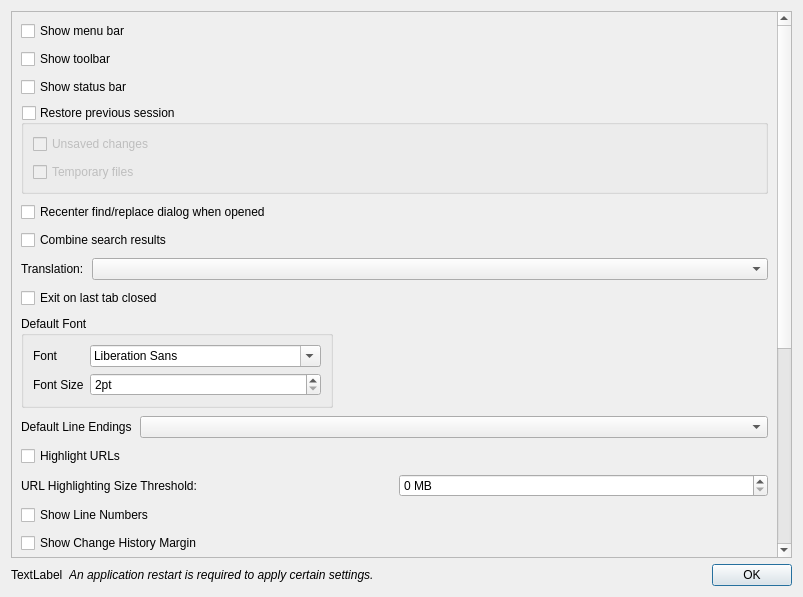
<?xml version="1.0" encoding="UTF-8"?>
<ui version="4.0">
 <class>PreferencesDialog</class>
 <widget class="QDialog" name="PreferencesDialog">
  <property name="geometry">
   <rect>
    <x>0</x>
    <y>0</y>
    <width>803</width>
    <height>597</height>
   </rect>
  </property>
  <property name="windowTitle">
   <string>Preferences</string>
  </property>
  <layout class="QVBoxLayout" name="verticalLayout">
   <item>
    <widget class="QScrollArea" name="scrollArea">
     <property name="widgetResizable">
      <bool>true</bool>
     </property>
     <widget class="QWidget" name="scrollAreaWidgetContents">
      <property name="geometry">
       <rect>
        <x>0</x>
        <y>-99</y>
        <width>769</width>
        <height>644</height>
       </rect>
      </property>
      <layout class="QVBoxLayout" name="verticalLayout_4">
       <property name="spacing">
        <number>8</number>
       </property>
       <item>
        <layout class="QVBoxLayout" name="verticalLayout_2">
         <property name="spacing">
          <number>8</number>
         </property>
         <item>
          <widget class="QCheckBox" name="checkBoxMenuBar">
           <property name="text">
            <string>Show menu bar</string>
           </property>
          </widget>
         </item>
         <item>
          <widget class="QCheckBox" name="checkBoxToolBar">
           <property name="text">
            <string>Show toolbar</string>
           </property>
          </widget>
         </item>
         <item>
          <widget class="QCheckBox" name="checkBoxStatusBar">
           <property name="text">
            <string>Show status bar</string>
           </property>
          </widget>
         </item>
         <item>
          <widget class="QGroupBox" name="gbxRestorePreviousSession">
           <property name="title">
            <string>Restore previous session</string>
           </property>
           <property name="checkable">
            <bool>true</bool>
           </property>
           <property name="checked">
            <bool>false</bool>
           </property>
           <layout class="QVBoxLayout" name="verticalLayout_3">
            <property name="spacing">
             <number>8</number>
            </property>
            <item>
             <widget class="QCheckBox" name="checkBoxUnsavedFiles">
              <property name="text">
               <string>Unsaved changes</string>
              </property>
             </widget>
            </item>
            <item>
             <widget class="QCheckBox" name="checkBoxRestoreTempFiles">
              <property name="text">
               <string>Temporary files</string>
              </property>
             </widget>
            </item>
           </layout>
          </widget>
         </item>
        </layout>
       </item>
       <item>
        <widget class="QCheckBox" name="checkBoxRecenterSearchDialog">
         <property name="text">
          <string>Recenter find/replace dialog when opened</string>
         </property>
        </widget>
       </item>
       <item>
        <widget class="QCheckBox" name="checkBoxCombineSearchResults">
         <property name="text">
          <string>Combine search results</string>
         </property>
        </widget>
       </item>
       <item>
        <layout class="QFormLayout" name="formLayout">
         <property name="labelAlignment">
          <set>Qt::AlignLeading|Qt::AlignLeft|Qt::AlignVCenter</set>
         </property>
         <property name="formAlignment">
          <set>Qt::AlignLeading|Qt::AlignLeft|Qt::AlignTop</set>
         </property>
         <item row="0" column="1">
          <widget class="QComboBox" name="comboBoxTranslation"/>
         </item>
         <item row="0" column="0">
          <widget class="QLabel" name="label">
           <property name="text">
            <string>Translation:</string>
           </property>
          </widget>
         </item>
        </layout>
       </item>
       <item>
        <widget class="QCheckBox" name="checkBoxExitOnLastTabClosed">
         <property name="text">
          <string>Exit on last tab closed</string>
         </property>
        </widget>
       </item>
       <item>
        <layout class="QHBoxLayout" name="horizontalLayout">
         <item>
          <widget class="QGroupBox" name="groupBox">
           <property name="title">
            <string>Default Font</string>
           </property>
           <layout class="QFormLayout" name="formLayout_2">
            <item row="1" column="0">
             <widget class="QLabel" name="label_2">
              <property name="text">
               <string>Font</string>
              </property>
             </widget>
            </item>
            <item row="1" column="1">
             <widget class="QFontComboBox" name="fcbDefaultFont"/>
            </item>
            <item row="3" column="0">
             <widget class="QLabel" name="label_3">
              <property name="text">
               <string>Font Size</string>
              </property>
             </widget>
            </item>
            <item row="3" column="1">
             <widget class="QSpinBox" name="spbDefaultFontSize">
              <property name="suffix">
               <string>pt</string>
              </property>
              <property name="minimum">
               <number>2</number>
              </property>
              <property name="maximum">
               <number>48</number>
              </property>
             </widget>
            </item>
           </layout>
          </widget>
         </item>
         <item>
          <spacer name="horizontalSpacer">
           <property name="orientation">
            <enum>Qt::Horizontal</enum>
           </property>
           <property name="sizeHint" stdset="0">
            <size>
             <width>40</width>
             <height>20</height>
            </size>
           </property>
          </spacer>
         </item>
        </layout>
       </item>
       <item>
        <layout class="QFormLayout" name="formLayout_3">
         <item row="0" column="0">
          <widget class="QLabel" name="label_4">
           <property name="text">
            <string>Default Line Endings</string>
           </property>
          </widget>
         </item>
         <item row="0" column="1">
          <widget class="QComboBox" name="comboBoxLineEndings"/>
         </item>
        </layout>
       </item>
       <item>
        <widget class="QCheckBox" name="checkBoxHighlightURLs">
         <property name="text">
          <string>Highlight URLs</string>
         </property>
        </widget>
       </item>
       <item>
        <layout class="QHBoxLayout" name="layoutUrlThreshold">
         <item>
          <widget class="QLabel" name="labelUrlThreshold">
           <property name="text">
            <string>URL Highlighting Size Threshold:</string>
           </property>
          </widget>
         </item>
         <item>
          <widget class="QSpinBox" name="spinBoxUrlThreshold">
           <property name="minimum">
            <number>0</number>
           </property>
           <property name="maximum">
            <number>1024</number>
           </property>
           <property name="suffix">
            <string> MB</string>
           </property>
           <property name="toolTip">
            <string>Maximum document size to scan for URLs (0 = disable scanning)</string>
           </property>
          </widget>
         </item>
        </layout>
       </item>
       <item>
        <widget class="QCheckBox" name="checkBoxShowLineNumbers">
         <property name="text">
          <string>Show Line Numbers</string>
         </property>
        </widget>
       </item>
       <item>
        <widget class="QCheckBox" name="checkBoxShowChangeHistory">
         <property name="text">
          <string>Show Change History Margin</string>
         </property>
        </widget>
       </item>
       <item>
        <widget class="QCheckBox" name="checkBoxAutoCompletion">
         <property name="text">
          <string>Auto Completion</string>
         </property>
        </widget>
       </item>
       <item>
        <widget class="QCheckBox" name="checkBoxAutoCloseBrackets">
         <property name="text">
          <string>Auto-close brackets ( ) [ ] { }</string>
         </property>
        </widget>
       </item>
       <item>
        <widget class="QCheckBox" name="checkBoxAutoCloseQuotes">
         <property name="text">
          <string>Auto-close quotes \" ' `</string>
         </property>
        </widget>
       </item>
       <item>
        <widget class="QCheckBox" name="checkBoxSmartAutoIndent">
         <property name="text">
          <string>Smart Auto-Indent</string>
         </property>
        </widget>
       </item>
       <item>
        <widget class="QCheckBox" name="checkBoxColorPreviewCallTip">
         <property name="text">
          <string>Color preview via CallTip (hex / rgb / hsl)</string>
         </property>
        </widget>
       </item>
       <item>
        <widget class="QCheckBox" name="checkBoxPreserveFileTime">
         <property name="text">
          <string>Preserve file modification timestamp on save</string>
         </property>
        </widget>
       </item>
       <item>
        <widget class="QCheckBox" name="checkBoxStrictOfflineMode">
         <property name="text">
          <string>Strict Offline Mode (Air-Gap: block all outbound network requests)</string>
         </property>
        </widget>
       </item>
       <item>
        <widget class="QGroupBox" name="groupBox_2">
         <property name="title">
          <string>Default Directory</string>
         </property>
         <layout class="QVBoxLayout" name="verticalLayout_5">
          <property name="spacing">
           <number>8</number>
          </property>
          <item>
           <widget class="QRadioButton" name="radioFollowCurrentDirectory">
            <property name="text">
             <string>Follow Current Document</string>
            </property>
           </widget>
          </item>
          <item>
           <widget class="QRadioButton" name="radioLastUsedDirectory">
            <property name="text">
             <string>Last Used Directory</string>
            </property>
           </widget>
          </item>
          <item>
           <layout class="QHBoxLayout" name="horizontalLayout_2">
            <property name="spacing">
             <number>8</number>
            </property>
            <item>
             <widget class="QRadioButton" name="radioHardCoded">
              <property name="text">
               <string/>
              </property>
             </widget>
            </item>
            <item>
             <widget class="QLineEdit" name="txtHardCodedPath"/>
            </item>
            <item>
             <widget class="QToolButton" name="btnSelectHardCodedPath">
              <property name="text">
               <string>...</string>
              </property>
             </widget>
            </item>
           </layout>
          </item>
         </layout>
        </widget>
       </item>
       <item>
        <spacer name="verticalSpacer">
         <property name="orientation">
          <enum>Qt::Vertical</enum>
         </property>
         <property name="sizeHint" stdset="0">
          <size>
           <width>20</width>
           <height>40</height>
          </size>
         </property>
        </spacer>
       </item>
      </layout>
     </widget>
    </widget>
   </item>
   <item>
    <layout class="QHBoxLayout" name="layoutAppRestart">
     <item>
      <widget class="QLabel" name="labelAppRestartIcon">
       <property name="text">
        <string>TextLabel</string>
       </property>
      </widget>
     </item>
     <item>
      <widget class="QLabel" name="labelAppRestart">
       <property name="font">
        <font>
         <italic>true</italic>
        </font>
       </property>
       <property name="text">
        <string>An application restart is required to apply certain settings.</string>
       </property>
      </widget>
     </item>
     <item>
      <widget class="QDialogButtonBox" name="buttonBox">
       <property name="orientation">
        <enum>Qt::Horizontal</enum>
       </property>
       <property name="standardButtons">
        <set>QDialogButtonBox::Ok</set>
       </property>
      </widget>
     </item>
    </layout>
   </item>
  </layout>
 </widget>
 <resources/>
 <connections>
  <connection>
   <sender>buttonBox</sender>
   <signal>accepted()</signal>
   <receiver>PreferencesDialog</receiver>
   <slot>accept()</slot>
   <hints>
    <hint type="sourcelabel">
     <x>792</x>
     <y>586</y>
    </hint>
    <hint type="destinationlabel">
     <x>157</x>
     <y>274</y>
    </hint>
   </hints>
  </connection>
  <connection>
   <sender>buttonBox</sender>
   <signal>rejected()</signal>
   <receiver>PreferencesDialog</receiver>
   <slot>reject()</slot>
   <hints>
    <hint type="sourcelabel">
     <x>792</x>
     <y>586</y>
    </hint>
    <hint type="destinationlabel">
     <x>286</x>
     <y>274</y>
    </hint>
   </hints>
  </connection>
 </connections>
</ui>
